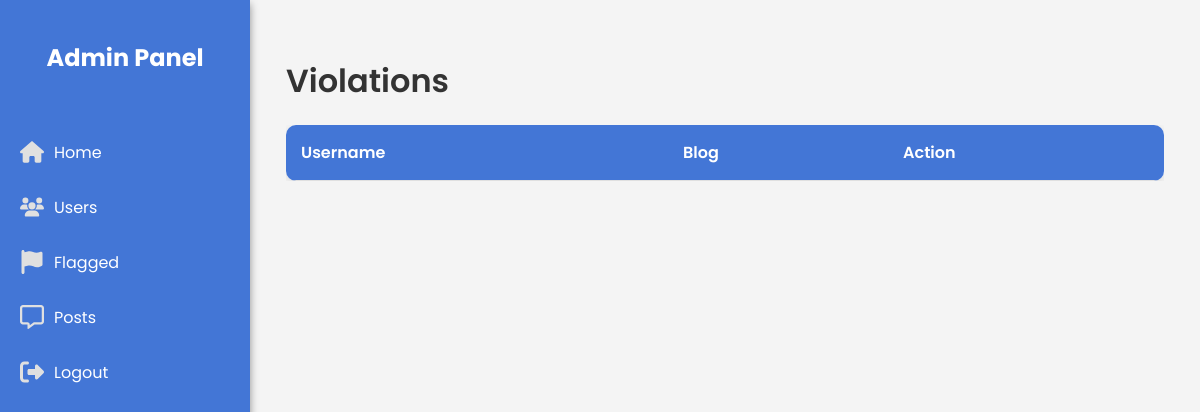
The page /flags on the database as committed earlier.
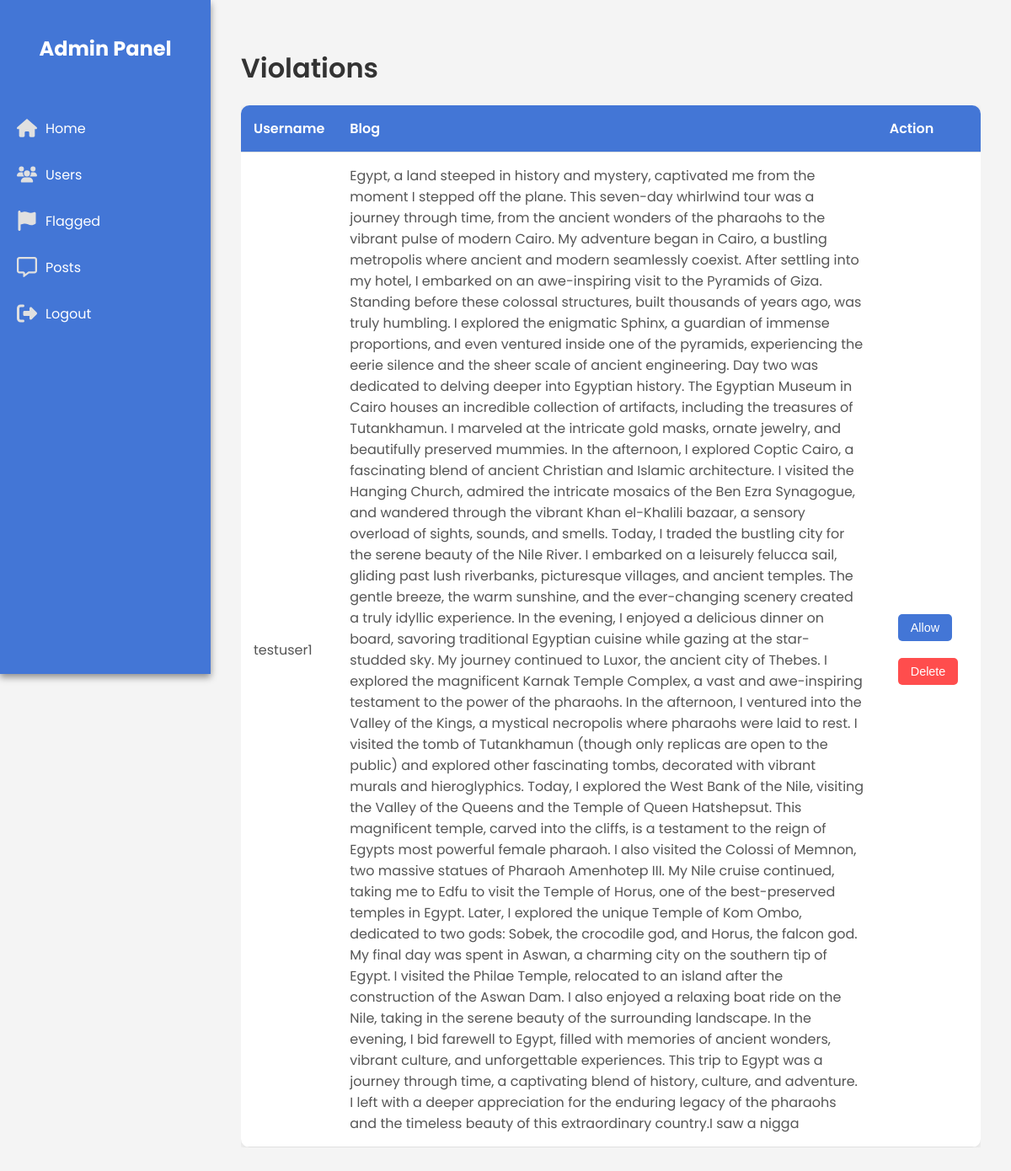
The same page on the database as committed later.
### app/models.py (models this page shows)
class User(db.Model, UserMixin):
    id = db.Column(db.Integer, primary_key=True)
    username = db.Column(db.String(80), unique=True, nullable=False)
    password = db.Column(db.String(80), nullable=False)
    email = db.Column(db.String(120), unique=True, nullable=False)
    phone_number = db.Column(db.Integer, unique=True, nullable=False)
    profile_pic = db.Column(db.String(120), nullable=False, default='profile.jpg')

class Post(db.Model):
    id = db.Column(db.Integer, primary_key=True)
    title = db.Column(db.String(255), nullable=True)
    location = db.Column(db.String(255), nullable=True)
    category = db.Column(db.String(255), nullable=True)
    duration = db.Column(db.String(255), nullable=True)
    tips = db.Column(db.String(255), nullable=True)
    user_id = db.Column(db.Integer, db.ForeignKey('user.id'), nullable=True)
    status=db.Column(db.String, nullable=False, default='draft')
    content = db.Column(db.String, nullable=False)
    flagged = db.Column(db.Boolean, nullable=False,default=False)
    sexuality = db.Column(db.String(255), nullable=False,default=False)
    violence = db.Column(db.String(255), nullable=False,default=False)
    harassment = db.Column(db.String(255), nullable=False,default=False)
    illicit = db.Column(db.String(255), nullable=False,default=False)
    self_harm = db.Column(db.String(255), nullable=False,default=False)
    hate = db.Column(db.String(255), nullable=False,default=False)

### app/admin_routes.py (the view)
@app.route('/flags')
def flags():
    flagged = (
        db.session.query(User, Post)
        .join(Post, User.id == Post.user_id)
        .filter(Post.status == 'Flagged')  # Use 'flagged' status for flagged posts
        .all()
    )
    return render_template('adminPages/flagged.html', flagged=flagged)

### app/templates/adminPages/flagged.html
{% extends 'adminPages/adminhome.html' %}
{% block head %}
    <link rel="stylesheet" href="{{ url_for('static', filename='css/admin.css') }}">
    <link rel="stylesheet" href="{{ url_for('static', filename='css/users.css') }}">
{% endblock %}
{% block body %}
    <div class="users-page">
        <h1 class="page-title">Violations</h1>
        <div class="users-table-container">
            <table class="users-table">
                <thead>
                    <tr>
                        <th>Username</th>
                        <th>Blog</th>
                        <th>Action</th>
                    </tr>
                </thead>
                <tbody>
                    {% for user,post in flagged %}
                    <tr>
                        <td>{{ user.username }}</td>
                        <td>{{ post.content }}</td>
                        <td>
                            <button class="action-btn">Allow</button>
                            <form action="{{ url_for('delete_admin', post_id=post.id) }}" method="post" style="display:inline;">
                                <button type="submit" class="action-btn delete-btn">Delete</button>
                            </form>
                        </td>
                    </tr>
                    {% endfor %}
                </tbody>
            </table>
        </div>
    </div>
{% endblock %}

Rows that differ between the two databases and show on the page:
now on this page (row edited): User: username "testuser1", content "Egypt, a land steeped in history and mystery, captivated me from the moment I stepped off the plane. This seven-day whirlwind tour was a journey through time, from the ancient wonders of the pharaohs to the vibrant pulse of modern Cairo. My adventure began in Cairo, a bustling metropolis where ancient and modern seamlessly coexist. After settling into my hotel, I embarked on an awe-inspiring visit to the Pyramids of Giza. Standing before these colossal structures, built thousands of years ago, was truly humbling. I explored the enigmatic Sphinx, a guardian of immense proportions, and even ventured inside one of the pyramids, experiencing the eerie silence and the sheer scale of ancient…"
